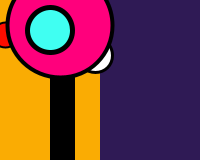
Frame 1 (no input)
Frame 60 (the mouse pressed at the canvas centre just before this capture): identical to frame 1, image omitted
Frame 120 (the mouse held since frame 60 and released just before this capture): identical to frame 1, image omitted

The Processing sketch that drew this single still picture (run headless with seeded random() and noise(); from frame 60 on, the mouse is pressed at the canvas centre):

// Processing sketch: processing_18498
// ── processing_18498.pde


void setup()
{
size (200,160);
rectMode (CORNER);
smooth();
}

void draw(){
 fill(250,172,3);
 noStroke();
 rect(0,0,width/2,height);
 
 fill(47,26,85);
 rect(width/2,0,width/2,height);
 
 fill(0);
 rect(50,0,25,height);
 
 stroke(0);
 strokeWeight(2);
 fill(255,13,0);
 ellipse(5,35,25,25);
 
 stroke(0);
 strokeWeight(3);
 fill(255);
 ellipse((width/2)-5,55,35,35);
 
  stroke(0);
 strokeWeight(4);
 fill(255,0,124);
 ellipse(60,25,105,105);
 
  stroke(0);
 strokeWeight(5);
 fill(64,275,242);
 ellipse(50,30,45,45);

}
